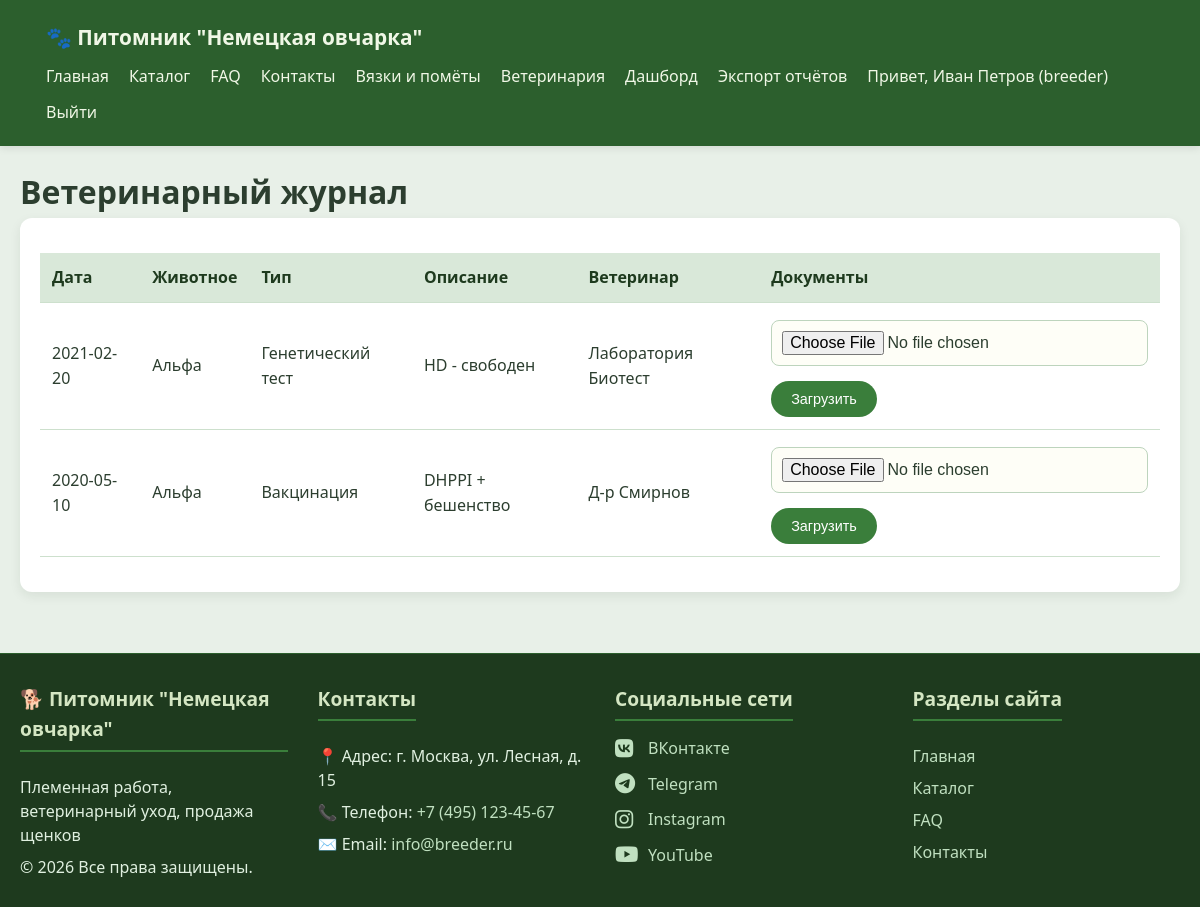
Screenshot of /vet_module.php (signed in) with the database file from the repository.
### tables this page shows
CREATE TABLE veterinary_records (
    id INT AUTO_INCREMENT PRIMARY KEY,
    animal_id INT NOT NULL,
    visit_date DATE NOT NULL,
    record_type VARCHAR(100),
    description TEXT,
    vet_name VARCHAR(100),
    FOREIGN KEY (animal_id) REFERENCES animals(id) ON DELETE CASCADE
);

CREATE TABLE animals (
    id INT AUTO_INCREMENT PRIMARY KEY,
    owner_id INT NOT NULL,
    name VARCHAR(100) NOT NULL,
    species VARCHAR(50) NOT NULL,
    breed VARCHAR(100),
    gender ENUM('male','female') NOT NULL,
    color VARCHAR(50),
    birth_date DATE,
    chip_number VARCHAR(50) UNIQUE,
    reg_number VARCHAR(50),
    father_id INT DEFAULT NULL,
    mother_id INT DEFAULT NULL,
    status ENUM('available','sold','dead','reserved') DEFAULT 'available',
    description TEXT,
    price DECIMAL(10,2),
    delivery_terms TEXT,
    created_at TIMESTAMP DEFAULT CURRENT_TIMESTAMP,
    FOREIGN KEY (owner_id) REFERENCES users(id) ON DELETE CASCADE,
    FOREIGN KEY (father_id) REFERENCES animals(id) ON DELETE SET NULL,
    FOREIGN KEY (mother_id) REFERENCES animals(id) ON DELETE SET NULL
);

### config/db.php (called while the page is built, shortened)
<?php
function escape($data) {
    return htmlspecialchars($data, ENT_QUOTES, 'UTF-8');
}
?>

### vet_module.php (the view, shortened to what this page needs)
<?php require_once 'config/db.php';
$stmt = $pdo->query("SELECT vr.*, a.name as animal_name FROM veterinary_records vr JOIN animals a ON vr.animal_id = a.id ORDER BY vr.visit_date DESC");
$records = $stmt->fetchAll();
?>
<!DOCTYPE html>
<html>
    <head>
        <link rel="stylesheet" href="assets/css/style.css">
    </head>
<body>
    <?php include 'nav.inc.php'; ?>
    <div class="container">
        <h1>Ветеринарный журнал</h1>
        <div class="card">
            <table><tr>
                <th>Дата</th>
                <th>Животное</th>
                <th>Тип</th>
                <th>Описание</th>
                <th>Ветеринар</th>
                <th>Документы</th>
            </tr>
            <?php foreach($records as $r): ?>
            <tr>
                <td><?= $r['visit_date'] ?></td>
                <td><?= escape($r['animal_name']) ?></td>
                <td><?= escape($r['record_type']) ?></td>
                <td><?= nl2br(escape($r['description'])) ?></td>
                <td><?= escape($r['vet_name']) ?></td>
                <td>
                    <form method="post" enctype="multipart/form-data">
                        <input type="file" name="document" required>
                        <button type="submit">Загрузить</button>
                    </form>
                </td>
            </tr>
            <?php endforeach; ?>
        </table>
    </div>
</div>
<?php include 'footer.inc.php'; ?>
</body>
</html>

### assets/css/style.css (style rules this page uses)
* { margin: 0; padding: 0; box-sizing: border-box; }
html, body { height: 100%; }
body { font-family: 'Segoe UI', Tahoma, Geneva, Verdana, sans-serif; background: #e8f0e8; color: #2c3e2f; line-height: 1.6; display: flex; flex-direction: column; }
.container { max-width: 1200px; margin: 0 auto; padding: 0 20px; flex: 1; }
.card { background: #ffffff; border-radius: 12px; box-shadow: 0 4px 12px rgba(0, 32, 0, 0.08); padding: 20px; margin-bottom: 20px; transition: box-shadow 0.2s; }
table { width: 100%; border-collapse: collapse; margin: 15px 0; }
th, td { padding: 12px; text-align: left; border-bottom: 1px solid #cde0cd; }
th { background: #d9e8d9; color: #1e3a1e; font-weight: 600; }
button, .btn { background: #3a7e3b; color: white; border: none; padding: 10px 20px; border-radius: 30px; cursor: pointer; text-decoration: none; display: inline-block; font-size: 0.9rem; transition: background 0.2s, transform 0.1s; }
input, select, textarea { width: 100%; padding: 10px; margin: 5px 0 15px; border: 1px solid #bdd4bd; border-radius: 8px; background: #fefef7; font-size: 1rem; }

### rows the page displays
veterinary_records: visit_date "2021-02-20", animal.name "Альфа", record_type "Генетический тест", description "HD - свободен", vet_name "Лаборатория Биотест"
veterinary_records: visit_date "2020-05-10", animal.name "Альфа", record_type "Вакцинация", description "DHPPI + бешенство", vet_name "Д-р Смирнов"

### other values shown
$userName "Иван Петров"
$role "breeder"
